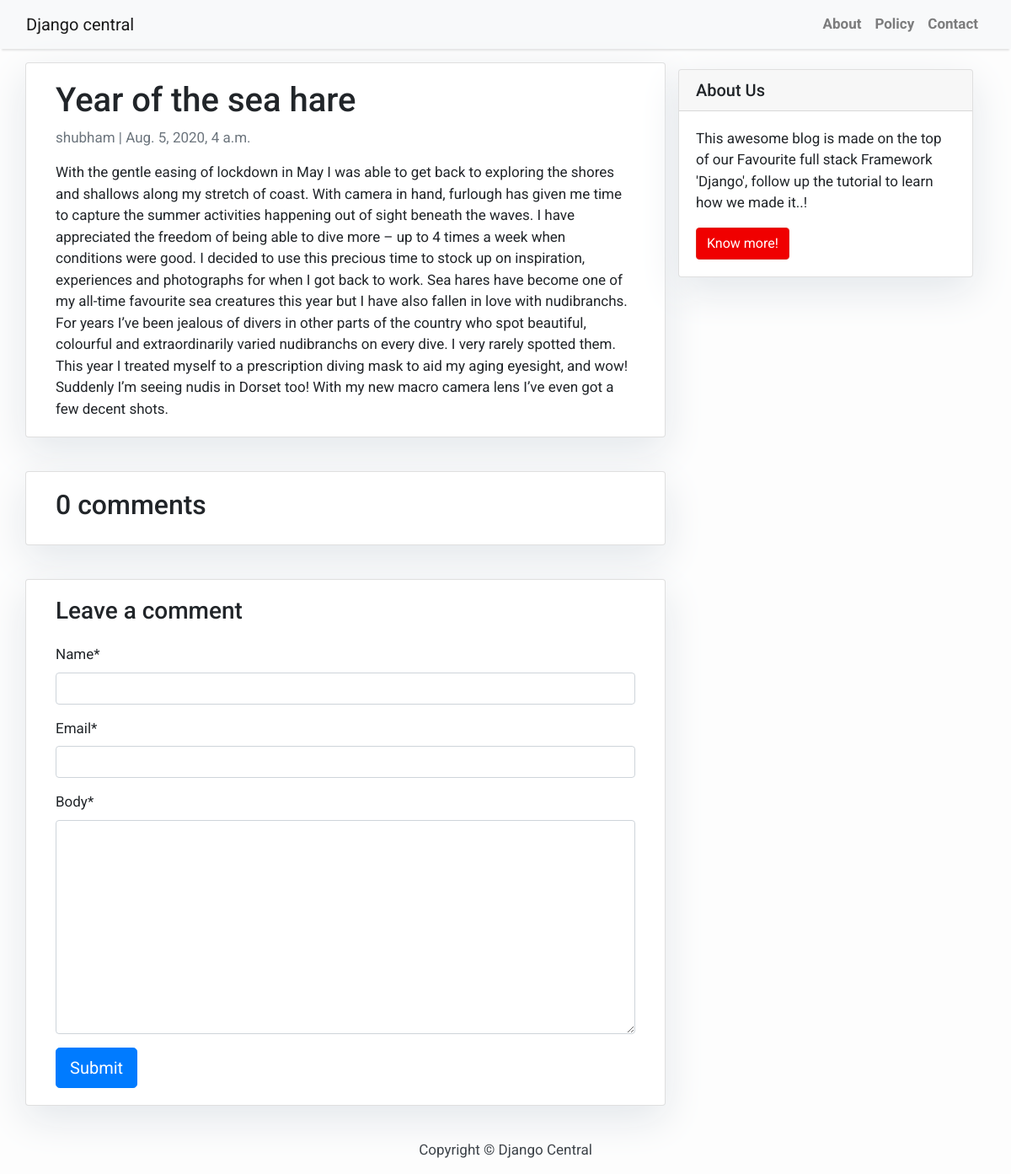
Screenshot of /year-of-the-sea-hare/ with the database file from the repository.
### blog/models.py (models this page shows, shortened)
class Post(models.Model):
	title = models.CharField(max_length=200,unique=True)
	slug = models.SlugField(max_length=200,unique=True)
	author = models.ForeignKey(User,on_delete=models.CASCADE,)
	updated_on = models.DateTimeField(auto_now=True)
	content = models.TextField()
	created_on = models.DateTimeField(auto_now_add=True)
	status = models.IntegerField(choices=STATUS,default=0)
	class Meta:
		ordering = ['-created_on']

### blog/views.py (the view)
# urls.py: path('<slug:slug>/', views.post_detail, name='post_detail'),
def post_detail(request, slug):
    template_name = 'post_detail.html'
    post = get_object_or_404(Post, slug=slug)
    comments = post.comments.filter(active=True)
    new_comment = None
    if request.method == 'POST':
        comment_form = CommentForm(data=request.POST)
        if comment_form.is_valid():
            new_comment = comment_form.save(commit=False)
            new_comment.post = post
            new_comment.save()
    else:
        comment_form = CommentForm()
    return render(request, template_name, {'post': post,
                                           'comments': comments,
                                           'new_comment': new_comment,
                                           'comment_form': comment_form})

### blog/forms.py
class CommentForm(forms.ModelForm):
    class Meta:
        model = Comment
        fields = ('name', 'email', 'body')

### templates/post_detail.html (shortened to what this page needs)
{% extends 'base.html' %} {% block content %}
{% load crispy_forms_tags %}
<div class="container">
  <div class="row">
    <div class="col-md-8 card mb-4  mt-3 left  top">
      <div class="card-body">
        <h1>{% block title %} {{ post.title }} {% endblock title %}</h1>
        <p class=" text-muted">{{ post.author }} | {{ post.created_on }}</p>
        <p class="card-text ">{{ post.content | safe }}</p>
      </div>
    </div>
    {% block sidebar %} {% include 'sidebar.html' %} {% endblock sidebar %}
    <div class="col-md-8 card mb-4  mt-3 ">
      <div class="card-body">
        <h2>{{ comments.count }} comments</h2>
      </div>
    </div>
    <div class="col-md-8 card mb-4  mt-3 ">
      <div class="card-body">
        {% if new_comment %}
        <div class="alert alert-success" role="alert">
          Your comment is awaiting moderation
        </div>
        {% else %}
        <h3>Leave a comment</h3>
        <form method="post" style="margin-top: 1.3em;">
          {{ comment_form | crispy }}
          <button type="submit" class="btn btn-primary  btn-lg">Submit</button>
        </form>
        {% endif %}
      </div>
    </div>
  </div>
</div>
{% endblock content %}

### static/css/base.css (style rules this page uses)
body { font-family: "Roboto", sans-serif; font-size: 17px; background-color: #fdfdfd; }
.card { box-shadow: 0 16px 48px #E3E7EB; }

### templates/base.html (style rules this page uses)
body { font-family: "Roboto", sans-serif; font-size: 17px; background-color: #fdfdfd; }

### rows the page displays
Post: title "Year of the sea hare", author "shubham", created_on "Aug. 5, 2020, 4 a.m.", content "With the gentle easing of lockdown in May I was able to get back to exploring the shores and shallows along my stretch of coast. With camera in hand, furlough has given me time to capture the summer activities happening out of sight beneath the waves. I have appreciated the freedom of being able to dive more – up to 4 times a week when conditions were good. I decided to use this precious time to stock up on inspiration, experiences and photographs for when I got back to work. Sea hares have become one of my all-time favourite sea creatures this year but I have also fallen in love with nudibranchs. For years I’ve been jealous of divers in other parts of the country who spot beautiful,…"

### other values shown
{{ comments.count }} "0"
